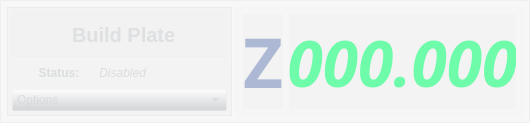
           <widget class="QFrame" name="frame_21">
            <property name="minimumSize">
             <size>
              <width>0</width>
              <height>110</height>
             </size>
            </property>
            <property name="maximumSize">
             <size>
              <width>530</width>
              <height>125</height>
             </size>
            </property>
            <property name="styleSheet">
             <string notr="true">background: rgba(212,215,217,24);
</string>
            </property>
            <property name="frameShape">
             <enum>QFrame::StyledPanel</enum>
            </property>
            <property name="frameShadow">
             <enum>QFrame::Raised</enum>
            </property>
            <layout class="QHBoxLayout" name="horizontalLayout_20">
             <property name="spacing">
              <number>4</number>
             </property>
             <property name="leftMargin">
              <number>6</number>
             </property>
             <property name="topMargin">
              <number>6</number>
             </property>
             <property name="rightMargin">
              <number>6</number>
             </property>
             <property name="bottomMargin">
              <number>6</number>
             </property>
             <item>
              <widget class="QFrame" name="frame_24">
               <property name="minimumSize">
                <size>
                 <width>225</width>
                 <height>0</height>
                </size>
               </property>
               <property name="maximumSize">
                <size>
                 <width>300</width>
                 <height>16777215</height>
                </size>
               </property>
               <property name="frameShape">
                <enum>QFrame::StyledPanel</enum>
               </property>
               <property name="frameShadow">
                <enum>QFrame::Raised</enum>
               </property>
               <layout class="QVBoxLayout" name="verticalLayout_25">
                <property name="spacing">
                 <number>4</number>
                </property>
                <property name="leftMargin">
                 <number>4</number>
                </property>
                <property name="topMargin">
                 <number>4</number>
                </property>
                <property name="rightMargin">
                 <number>4</number>
                </property>
                <property name="bottomMargin">
                 <number>4</number>
                </property>
                <item>
                 <widget class="QFrame" name="frame_27">
                  <property name="styleSheet">
                   <string notr="true">background:rgba(212,215,217,10);
</string>
                  </property>
                  <property name="frameShape">
                   <enum>QFrame::StyledPanel</enum>
                  </property>
                  <property name="frameShadow">
                   <enum>QFrame::Raised</enum>
                  </property>
                  <layout class="QHBoxLayout" name="horizontalLayout_21">
                   <property name="spacing">
                    <number>4</number>
                   </property>
                   <property name="leftMargin">
                    <number>4</number>
                   </property>
                   <property name="topMargin">
                    <number>4</number>
                   </property>
                   <property name="rightMargin">
                    <number>4</number>
                   </property>
                   <property name="bottomMargin">
                    <number>4</number>
                   </property>
                   <item alignment="Qt::AlignLeft">
                    <widget class="QPushButton" name="pushButton_2">
                     <property name="sizePolicy">
                      <sizepolicy hsizetype="Preferred" vsizetype="Preferred">
                       <horstretch>0</horstretch>
                       <verstretch>0</verstretch>
                      </sizepolicy>
                     </property>
                     <property name="minimumSize">
                      <size>
                       <width>28</width>
                       <height>32</height>
                      </size>
                     </property>
                     <property name="baseSize">
                      <size>
                       <width>32</width>
                       <height>32</height>
                      </size>
                     </property>
                     <property name="styleSheet">
                      <string notr="true">background:none;
color: rgba(212,215,217,100)</string>
                     </property>
                     <property name="text">
                      <string/>
                     </property>
                     <property name="icon">
                      <iconset resource="icons.qrc">
                       <normaloff>:/icons/icons/toggle-off1.png</normaloff>
                       <normalon>:/icons/icons/toggle-on1.png</normalon>:/icons/icons/toggle-off1.png</iconset>
                     </property>
                     <property name="iconSize">
                      <size>
                       <width>34</width>
                       <height>22</height>
                      </size>
                     </property>
                     <property name="checkable">
                      <bool>true</bool>
                     </property>
                     <property name="flat">
                      <bool>true</bool>
                     </property>
                    </widget>
                   </item>
                   <item alignment="Qt::AlignHCenter">
                    <widget class="QLabel" name="label_39">
                     <property name="minimumSize">
                      <size>
                       <width>150</width>
                       <height>32</height>
                      </size>
                     </property>
                     <property name="maximumSize">
                      <size>
                       <width>16777215</width>
                       <height>16777215</height>
                      </size>
                     </property>
                     <property name="font">
                      <font>
                       <pointsize>15</pointsize>
                       <weight>75</weight>
                       <bold>true</bold>
                      </font>
                     </property>
                     <property name="styleSheet">
                      <string notr="true">background:none;
color: rgba(212,215,217,180)</string>
                     </property>
                     <property name="inputMethodHints">
                      <set>Qt::ImhNoEditMenu</set>
                     </property>
                     <property name="text">
                      <string>Build Plate </string>
                     </property>
                     <property name="alignment">
                      <set>Qt::AlignLeading|Qt::AlignLeft|Qt::AlignVCenter</set>
                     </property>
                    </widget>
                   </item>
                  </layout>
                 </widget>
                </item>
                <item>
                 <layout class="QHBoxLayout" name="horizontalLayout_40">
                  <property name="spacing">
                   <number>0</number>
                  </property>
                  <item>
                   <widget class="QPushButton" name="pushButton_10">
                    <property name="maximumSize">
                     <size>
                      <width>20</width>
                      <height>16777215</height>
                     </size>
                    </property>
                    <property name="styleSheet">
                     <string notr="true">background:none;</string>
                    </property>
                    <property name="text">
                     <string/>
                    </property>
                    <property name="icon">
                     <iconset resource="icons.qrc">
                      <normaloff>:/icons/icons/redbutton.png</normaloff>:/icons/icons/redbutton.png</iconset>
                    </property>
                    <property name="flat">
                     <bool>true</bool>
                    </property>
                   </widget>
                  </item>
                  <item>
                   <widget class="QLabel" name="label_45">
                    <property name="minimumSize">
                     <size>
                      <width>0</width>
                      <height>24</height>
                     </size>
                    </property>
                    <property name="maximumSize">
                     <size>
                      <width>64</width>
                      <height>24</height>
                     </size>
                    </property>
                    <property name="font">
                     <font>
                      <weight>75</weight>
                      <bold>true</bold>
                     </font>
                    </property>
                    <property name="styleSheet">
                     <string notr="true">background: none;
color: rgba(212,215,217,200)</string>
                    </property>
                    <property name="text">
                     <string>  Status:</string>
                    </property>
                   </widget>
                  </item>
                  <item>
                   <widget class="QLabel" name="label_71">
                    <property name="minimumSize">
                     <size>
                      <width>0</width>
                      <height>24</height>
                     </size>
                    </property>
                    <property name="maximumSize">
                     <size>
                      <width>16777215</width>
                      <height>24</height>
                     </size>
                    </property>
                    <property name="font">
                     <font>
                      <weight>50</weight>
                      <italic>true</italic>
                      <bold>false</bold>
                     </font>
                    </property>
                    <property name="styleSheet">
                     <string notr="true">background: none;
color: rgba(212,215,217,200)</string>
                    </property>
                    <property name="text">
                     <string> Disabled</string>
                    </property>
                   </widget>
                  </item>
                 </layout>
                </item>
                <item>
                 <widget class="QComboBox" name="comboBox_2">
                  <property name="styleSheet">
                   <string notr="true">background:rgba(212,215,217,10);
color:rgba(212,215,217,200)</string>
                  </property>
                  <item>
                   <property name="text">
                    <string>Options</string>
                   </property>
                  </item>
                 </widget>
                </item>
               </layout>
              </widget>
             </item>
             <item>
              <widget class="QFrame" name="frame_28">
               <property name="minimumSize">
                <size>
                 <width>280</width>
                 <height>0</height>
                </size>
               </property>
               <property name="maximumSize">
                <size>
                 <width>500</width>
                 <height>16777215</height>
                </size>
               </property>
               <property name="styleSheet">
                <string notr="true">background: rgba(212,215,217,8);
</string>
               </property>
               <property name="frameShape">
                <enum>QFrame::StyledPanel</enum>
               </property>
               <property name="frameShadow">
                <enum>QFrame::Raised</enum>
               </property>
               <layout class="QHBoxLayout" name="horizontalLayout_27">
                <property name="leftMargin">
                 <number>6</number>
                </property>
                <property name="topMargin">
                 <number>6</number>
                </property>
                <property name="rightMargin">
                 <number>6</number>
                </property>
                <property name="bottomMargin">
                 <number>6</number>
                </property>
                <item>
                 <widget class="QLabel" name="label_54">
                  <property name="maximumSize">
                   <size>
                    <width>66</width>
                    <height>16777215</height>
                   </size>
                  </property>
                  <property name="font">
                   <font>
                    <family>.SF NS Display Condensed</family>
                    <pointsize>52</pointsize>
                    <weight>75</weight>
                    <italic>false</italic>
                    <bold>true</bold>
                   </font>
                  </property>
                  <property name="styleSheet">
                   <string notr="true">background: rgba(212,215,217,16);
color: rgba(141,158,198,180)</string>
                  </property>
                  <property name="text">
                   <string>Z</string>
                  </property>
                  <property name="alignment">
                   <set>Qt::AlignCenter</set>
                  </property>
                  <property name="margin">
                   <number>-1</number>
                  </property>
                 </widget>
                </item>
                <item>
                 <widget class="QLabel" name="label_55">
                  <property name="font">
                   <font>
                    <family>.SF NS Display Condensed</family>
                    <pointsize>48</pointsize>
                    <weight>75</weight>
                    <italic>true</italic>
                    <bold>true</bold>
                   </font>
                  </property>
                  <property name="styleSheet">
                   <string notr="true">background: rgba(212,215,217,16);
color: rgba(55,255,139, 180)</string>
                  </property>
                  <property name="text">
                   <string>000.000</string>
                  </property>
                  <property name="alignment">
                   <set>Qt::AlignCenter</set>
                  </property>
                 </widget>
                </item>
               </layout>
              </widget>
             </item>
            </layout>
           </widget>
